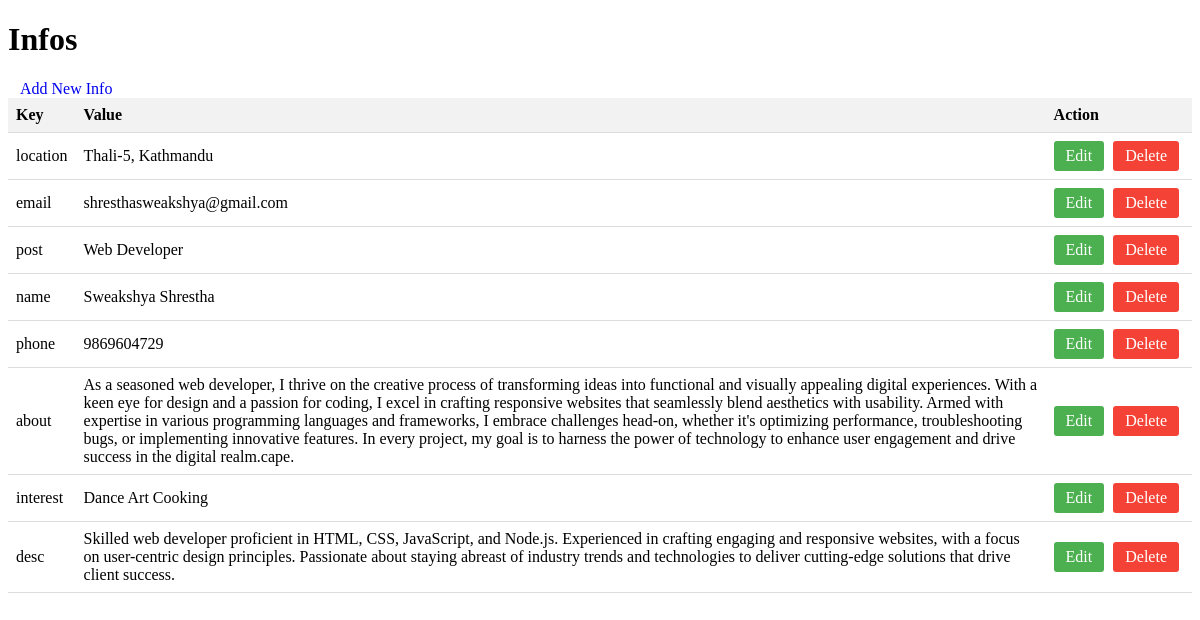
Screenshot of /admin/info with the database file from the repository.
### app.py (models this page shows, shortened)
class Info(db.Model):
    id = db.Column(db.Integer, primary_key=True)
    key = db.Column(db.String(200), nullable=False)
    value = db.Column(db.String(500), nullable=False)

### app.py (the view)
@app.route("/admin/info")
def list_infos():
    infos = Info.query.all()
    return render_template("admin/info/list.html", infos=infos)

### templates/admin/info/list.html (shortened to what this page needs)
<!DOCTYPE html>
<html lang="en">
<head>
</head>
<body>
    <h1>Infos</h1>
    <a href="/admin/info/create" class="btn">Add New Info</a>
    <table>
        <thead>
            <tr>
                <th>Key</th>
                <th>Value</th>
                <th>Action</th>
            </tr>
        </thead>
        <tbody>
            {% for info in infos %}
            <tr>
                <td>{{ info.key }}</td>
                <td>{{ info.value }}</td>
                <td class="action-buttons">
                    <a href="/admin/info/edit/{{ info.id }}" class="btn btn-edit">Edit</a>
                    <a href="/admin/info/delete/{{ info.id }}" class="btn btn-delete">Delete</a>
                </td>
            </tr>
            {% endfor %}
        </tbody>
    </table>
</body>
</html>

### templates/admin/info/list.html (style rules this page uses)
table { width: 100%; border-collapse: collapse; }
th, td { padding: 8px; text-align: left; border-bottom: 1px solid #ddd; }
th { background-color: #f2f2f2; }
.action-buttons { white-space: nowrap; }
.action-buttons a { display: inline-block; padding: 6px 12px; margin-right: 5px; border: none; cursor: pointer; border-radius: 3px; text-decoration: none; }
.btn { padding: 6px 12px; margin-right: 5px; border: none; cursor: pointer; border-radius: 3px; text-decoration: none; }
.btn-edit { background-color: #4CAF50; color: white; }
.btn-delete { background-color: #f44336; color: white; }

### rows the page displays
Info: key "location", value "Thali-5, Kathmandu"
Info: key "email", value "shresthasweakshya@gmail.com"
Info: key "post", value "Web Developer"
Info: key "name", value "Sweakshya Shrestha"
Info: key "phone", value "9869604729"
Info: key "about", value "As a seasoned web developer, I thrive on the creative process of transforming ideas into functional and visually appealing digital experiences. With a keen eye for design and a passion for coding, I excel in crafting responsive websites that seamlessly blend aesthetics with usability. Armed with expertise in various programming languages and frameworks, I embrace challenges head-on, whether it's optimizing performance, troubleshooting bugs, or implementing innovative features. In every project, my goal is to harness the power of technology to enhance user engagement and drive success in the digital realm.cape."
Info: key "interest", value "Dance Art Cooking"
Info: key "desc", value "Skilled web developer proficient in HTML, CSS, JavaScript, and Node.js. Experienced in crafting engaging and responsive websites, with a focus on user-centric design principles. Passionate about staying abreast of industry trends and technologies to deliver cutting-edge solutions that drive client success."
